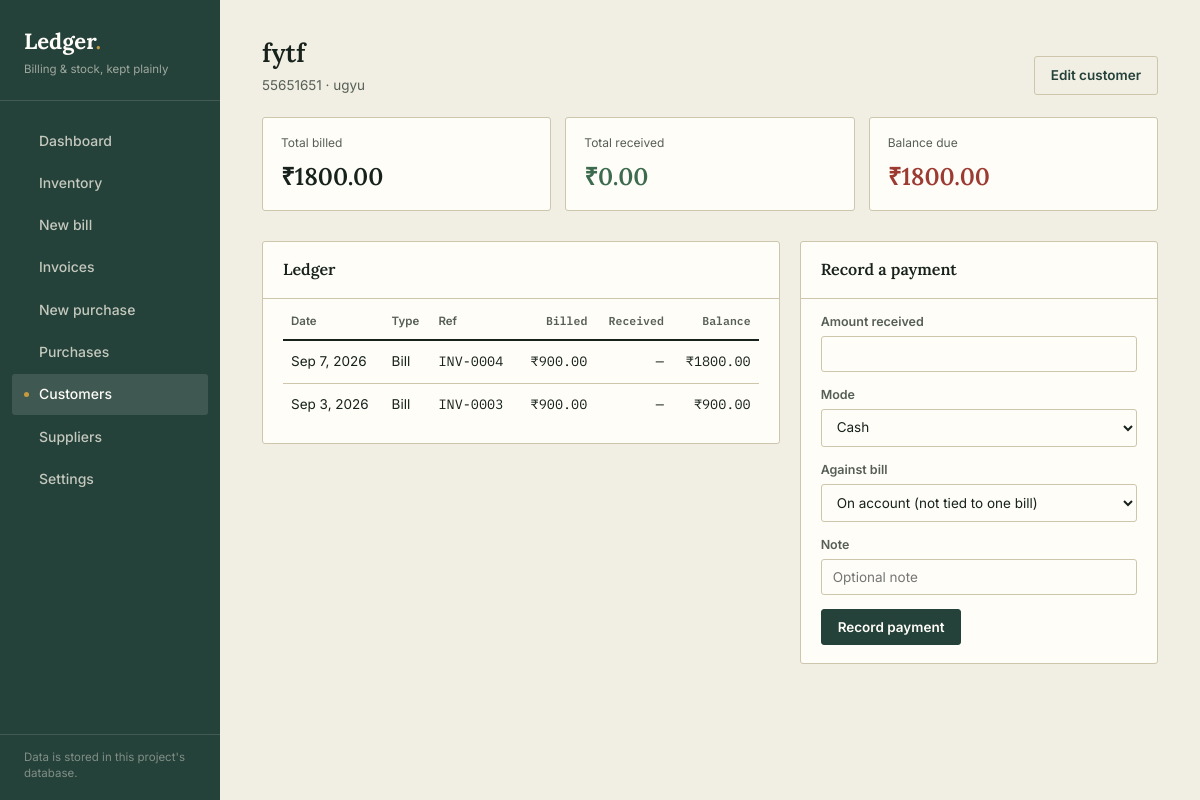
The page /customers/3/ on the database its author committed.
### billing/models.py (models this page shows, shortened)
class Party(models.Model):
    name = models.CharField(max_length=150)
    phone = models.CharField(max_length=30, blank=True)
    email = models.EmailField(blank=True)
    address = models.TextField(blank=True)
    state = models.CharField(max_length=60, blank=True, help_text='Used to work out CGST+SGST vs IGST.')
    gstin = models.CharField('GSTIN', max_length=15, blank=True)
    created_at = models.DateTimeField(auto_now_add=True)
    class Meta:
        abstract = True
        ordering = ['name']

class Customer(Party):
    @property
    def total_billed(self):
        return self.invoices.aggregate(s=models.Sum('total'))['s'] or Decimal('0')
    @property
    def total_received(self):
        return self.receipts.aggregate(s=models.Sum('amount'))['s'] or Decimal('0')
    @property
    def balance_due(self):
        return self.total_billed - self.total_received

class BusinessProfile(models.Model):
    business_name = models.CharField(max_length=120, default='My Shop')
    owner_name = models.CharField(max_length=120, blank=True)
    address = models.TextField(blank=True)
    phone = models.CharField(max_length=30, blank=True)
    email = models.EmailField(blank=True)
    gstin = models.CharField('GSTIN', max_length=15, blank=True)
    state = models.CharField(max_length=60, blank=True)
    city = models.CharField(max_length=80, blank=True)
    pincode = models.CharField(max_length=10, blank=True)
    currency = models.CharField(max_length=5, default='₹')
    default_gst_rate = models.DecimalField(max_digits=5, decimal_places=2, default=Decimal('5.00'))
    logo = models.FileField(upload_to='business_logos/', blank=True)
    is_active = models.BooleanField(default=False)
    invoice_counter = models.PositiveIntegerField(default=1)
    purchase_counter = models.PositiveIntegerField(default=1)
    created_at = models.DateTimeField(auto_now_add=True)
    updated_at = models.DateTimeField(auto_now=True)
    class Meta:
        ordering = ['-is_active', 'business_name']
        constraints = [
            models.UniqueConstraint(
                fields=['is_active'], condition=models.Q(is_active=True), name='one_active_business_profile'
            ),
        ]
    @classmethod
    def active(cls):
        return cls.objects.filter(is_active=True).first() or cls.objects.order_by('pk').first()

class Invoice(models.Model):
    STATUS_CHOICES = [
        ('Unpaid', 'Unpaid'),
        ('Partially Paid', 'Partially Paid'),
        ('Paid', 'Paid'),
    ]
    number = models.CharField(max_length=20, unique=True)
    customer = models.ForeignKey(
        Customer, null=True, blank=True, on_delete=models.SET_NULL, related_name='invoices'
    )
    customer_name = models.CharField(max_length=150, blank=True)   # snapshot
    customer_gstin = models.CharField(max_length=15, blank=True)   # snapshot
    profile_name = models.CharField(max_length=120, blank=True)
    profile_owner_name = models.CharField(max_length=120, blank=True)
    profile_address = models.TextField(blank=True)
    profile_phone = models.CharField(max_length=30, blank=True)
    profile_email = models.EmailField(blank=True)
    profile_gstin = models.CharField(max_length=15, blank=True)
    profile_state = models.CharField(max_length=60, blank=True)
    profile_city = models.CharField(max_length=80, blank=True)
    profile_pincode = models.CharField(max_length=10, blank=True)
    profile_currency = models.CharField(max_length=5, default='₹')
    profile_logo = models.CharField(max_length=255, blank=True)
    date = models.DateTimeField(auto_now_add=True)
    is_interstate = models.BooleanField(default=False)
    subtotal = models.DecimalField(max_digits=12, decimal_places=2, default=0)
    discount = models.DecimalField(max_digits=12, decimal_places=2, default=0)
    cgst = models.DecimalField(max_digits=12, decimal_places=2, default=0)
    sgst = models.DecimalField(max_digits=12, decimal_places=2, default=0)
    igst = models.DecimalField(max_digits=12, decimal_places=2, default=0)
    total = models.DecimalField(max_digits=12, decimal_places=2, default=0)
    status = models.CharField(max_length=14, choices=STATUS_CHOICES, default='Unpaid')
    class Meta:
        ordering = ['-date']
    def __str__(self):
        return self.number
    def get_absolute_url(self):
        return reverse('invoice_detail', args=[self.pk])

### billing/views.py (the view)
# urls.py: path('customers/<int:pk>/', views.customer_detail, name='customer_detail'),
def customer_detail(request, pk):
    customer = get_object_or_404(Customer, pk=pk)
    if request.method == 'POST':
        form = ReceiptForm(request.POST, customer=customer)
        if form.is_valid():
            receipt = form.save(commit=False)
            receipt.customer = customer
            receipt.save()
            messages.success(request, 'Payment recorded.')
            return redirect('customer_detail', pk=customer.pk)
    else:
        form = ReceiptForm(customer=customer)
    entries = []
    for inv in customer.invoices.all().order_by('date'):
        entries.append({'date': inv.date, 'type': 'Bill', 'ref': inv.number, 'debit': inv.total, 'credit': None, 'link': inv})
    for r in customer.receipts.all().order_by('date'):
        entries.append({'date': r.date, 'type': 'Receipt', 'ref': r.mode, 'debit': None, 'credit': r.amount, 'link': None})
    entries.sort(key=lambda e: e['date'])
    running = Decimal('0')
    for e in entries:
        running += (e['debit'] or Decimal('0')) - (e['credit'] or Decimal('0'))
        e['balance'] = running
    context = {
        'customer': customer,
        'form': form,
        'entries': list(reversed(entries)),
    }
    return render(request, 'billing/customer_detail.html', context)

### billing/forms.py (shortened to what this page needs)
class ReceiptForm(forms.ModelForm):
    class Meta:
        model = Receipt
        fields = ['amount', 'mode', 'invoice', 'note']
        widgets = {
            'amount': forms.NumberInput(attrs={'step': '0.01', 'min': '0.01'}),
            'note': forms.TextInput(attrs={'placeholder': 'Optional note'}),
        }
    def __init__(self, *args, customer=None, invoice=None, **kwargs):
        super().__init__(*args, **kwargs)
        if customer is not None:
            self.fields['invoice'].queryset = customer.invoices.all()
        if invoice is not None:
            self.fields['invoice'].queryset = self.fields['invoice'].queryset.filter(pk=invoice.pk)
            self.fields['invoice'].initial = invoice
            self.fields['invoice'].widget = forms.HiddenInput()
        self.fields['invoice'].required = False
        self.fields['invoice'].empty_label = 'On account (not tied to one bill)'

### billing/context_processors.py (called while the page is built)
def business_settings(request):
    try:
        profile = BusinessProfile.active()
        return {'biz_settings': profile or BusinessSettings.load(), 'active_profile': profile}
    except Exception:
        return {}

### billing/templates/billing/customer_detail.html (shortened to what this page needs)
{% extends 'billing/base.html' %}
{% block content %}
<div class="page-head">
  <div><h1>{{ customer.name }}</h1><p>{{ customer.phone|default:"" }} {% if customer.state %}· {{ customer.state }}{% endif %}{% if customer.gstin %} · GSTIN {{ customer.gstin }}{% endif %}</p></div>
  <div class="head-actions"><a class="btn ghost" href="{% url 'customer_update' customer.pk %}">Edit customer</a></div>
</div>
<div class="stats" style="grid-template-columns:repeat(3,1fr);">
  <div class="stat"><div class="label">Total billed</div><div class="value">{{ biz_settings.currency }}{{ customer.total_billed|floatformat:2 }}</div></div>
  <div class="stat"><div class="label">Total received</div><div class="value good">{{ biz_settings.currency }}{{ customer.total_received|floatformat:2 }}</div></div>
  <div class="stat"><div class="label">Balance due</div><div class="value {% if customer.balance_due > 0 %}stamp{% else %}good{% endif %}">{{ biz_settings.currency }}{{ customer.balance_due|floatformat:2 }}</div></div>
</div>
<div class="bill-grid">
  <div>
    <div class="section">
      <div class="section-head"><h2>Ledger</h2></div>
      <div class="section-body">
        <table>
          <thead><tr><th>Date</th><th>Type</th><th>Ref</th><th class="num">Billed</th><th class="num">Received</th><th class="num">Balance</th></tr></thead>
          <tbody>
            {% for e in entries %}
            <tr>
              <td>{{ e.date|date:"M j, Y" }}</td>
              <td>{{ e.type }}</td>
              <td class="mono">{% if e.link %}<a href="{{ e.link.get_absolute_url }}">{{ e.ref }}</a>{% else %}{{ e.ref }}{% endif %}</td>
              <td class="num">{% if e.debit %}{{ biz_settings.currency }}{{ e.debit|floatformat:2 }}{% else %}—{% endif %}</td>
              <td class="num">{% if e.credit %}{{ biz_settings.currency }}{{ e.credit|floatformat:2 }}{% else %}—{% endif %}</td>
              <td class="num">{{ biz_settings.currency }}{{ e.balance|floatformat:2 }}</td>
            </tr>
            {% empty %}
            <tr class="empty-row"><td colspan="6">No bills or payments yet for this customer.</td></tr>
            {% endfor %}
          </tbody>
        </table>
      </div>
    </div>
  </div>
  <div>
    <div class="section">
      <div class="section-head"><h2>Record a payment</h2></div>
      <div class="section-body" style="padding-top:14px;">
        <form method="post">
          <div class="field">
            <label for="{{ form.amount.id_for_label }}">Amount received</label>
            {{ form.amount }}
          </div>
          <div class="field">
            <label for="{{ form.mode.id_for_label }}">Mode</label>
            {{ form.mode }}
          </div>
          <div class="field">
            <label for="{{ form.invoice.id_for_label }}">Against bill</label>
            {{ form.invoice }}
          </div>
          <div class="field">
            <label for="{{ form.note.id_for_label }}">Note</label>
            {{ form.note }}
          </div>
          <button class="btn" type="submit">Record payment</button>
        </form>
      </div>
    </div>
  </div>
</div>
{% endblock %}

### billing/static/billing/css/style.css (style rules this page uses)
:root { --ink:#17221c; --forest:#24413a; --forest-light:#33574d; --paper:#f1eee3; --paper-dim:#e7e2d1; --brass:#a67c27; --brass-light:#c79a3f; --rule:#cdc6ac; --ink-soft:#565f56; --stamp:#9c3b32; --stamp-light:#f4e2de; --good:#3c6b4e; --good-light:#e0ead9; --white:#fffdf8; --radius:3px; }
* { box-sizing:border-box; }
html,body { margin:0;padding:0; }
body { font-family:'Inter',sans-serif; background:var(--paper); color:var(--ink); display:flex; min-height:100vh; font-size:14.5px; line-height:1.45; }
h1,h2,h3,.serif { font-family:'Lora',serif; }
.mono { font-family:'IBM Plex Mono',monospace; }
a { color:inherit;text-decoration:none; }
button { font-family:inherit;cursor:pointer; }
.page-head { display:flex;justify-content:space-between;align-items:flex-end;margin-bottom:22px;gap:20px;flex-wrap:wrap; }
.page-head h1 { font-size:26px;margin:0 0 4px;font-weight:600; }
.page-head p { margin:0;color:var(--ink-soft);font-size:13.5px; }
.head-actions { display:flex;gap:10px; }
.btn { border:1px solid var(--forest);background:var(--forest);color:var(--white);padding:9px 16px; border-radius:var(--radius);font-size:13.5px;font-weight:600;display:inline-flex;align-items:center;gap:7px; }
.btn.ghost { background:transparent;color:var(--forest);border-color:var(--rule); }
.stats { display:grid;grid-template-columns:repeat(4,1fr);gap:14px;margin-bottom:30px; }
.stat { background:var(--white);border:1px solid var(--rule);border-radius:var(--radius);padding:16px 18px; }
.stat .label { font-size:12px;color:var(--ink-soft);margin-bottom:8px; }
.stat .value { font-family:'Lora',serif;font-size:24px;font-weight:600; }
.stat .value.stamp { color:var(--stamp); }
.stat .value.good { color:var(--good); }
.section { background:var(--white);border:1px solid var(--rule);border-radius:var(--radius);margin-bottom:24px; }
.section-head { display:flex;justify-content:space-between;align-items:center;padding:16px 20px;border-bottom:1px solid var(--rule); }
.section-head h2 { font-size:16px;margin:0;font-weight:600; }
.section-body { padding:4px 20px 18px; }
table { width:100%;border-collapse:collapse; }
thead th { text-align:left;font-size:11.5px;font-weight:600;color:var(--ink-soft);padding:10px 8px;border-bottom:2px solid var(--ink);white-space:nowrap; }
tbody td { padding:11px 8px;border-bottom:1px solid var(--rule);font-size:13.5px;vertical-align:middle; }
tbody tr:last-child td { border-bottom:none; }
td.num,th.num { text-align:right;font-family:'IBM Plex Mono',monospace; }
input,select,textarea { font-family:inherit;font-size:13.5px;border:1px solid var(--rule);border-radius:var(--radius); padding:9px 11px;background:var(--white);color:var(--ink);width:100%; }
label { font-size:12.5px;font-weight:600;color:var(--ink-soft);display:block;margin-bottom:5px; }
.field { margin-bottom:14px; }
.bill-grid { display:grid;grid-template-columns:1.3fr .9fr;gap:20px;align-items:start; }

### rows shown on the page
Customer: name "fytf", phone "55651651", state "ugyu", total_billed "1800.00", total_received "0.00", balance_due "1800.00"
BusinessProfile: currency "₹"
Invoice: date "Sep 7, 2026", type "Bill", ref "INV-0004", debit "900.00", balance "1800.00"
Invoice: date "Sep 3, 2026", type "Bill", ref "INV-0003", debit "900.00", balance "900.00"
